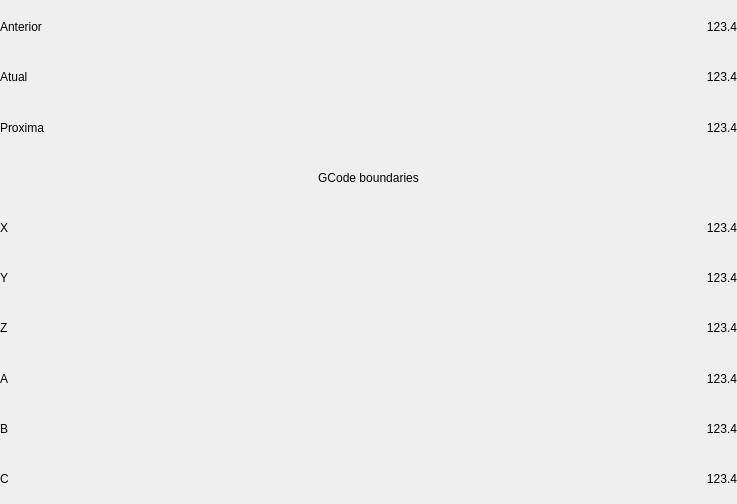
         <widget class="QWidget" name="scrollAreaWidgetContents">
          <property name="geometry">
           <rect>
            <x>0</x>
            <y>-136</y>
            <width>737</width>
            <height>504</height>
           </rect>
          </property>
          <layout class="QVBoxLayout" name="verticalLayout_3">
           <property name="spacing">
            <number>0</number>
           </property>
           <property name="leftMargin">
            <number>0</number>
           </property>
           <property name="topMargin">
            <number>2</number>
           </property>
           <property name="rightMargin">
            <number>0</number>
           </property>
           <property name="bottomMargin">
            <number>0</number>
           </property>
           <item>
            <layout class="QGridLayout" name="gridLayout" columnstretch="2,0">
             <property name="spacing">
              <number>0</number>
             </property>
             <item row="11" column="0">
              <widget class="QLabel" name="label_9">
               <property name="minimumSize">
                <size>
                 <width>0</width>
                 <height>50</height>
                </size>
               </property>
               <property name="text">
                <string>A</string>
               </property>
               <property name="PasswordLevel" stdset="0">
                <number>0</number>
               </property>
               <property name="Hide" stdset="0">
                <bool>true</bool>
               </property>
              </widget>
             </item>
             <item row="12" column="0">
              <widget class="QLabel" name="label_10">
               <property name="minimumSize">
                <size>
                 <width>0</width>
                 <height>50</height>
                </size>
               </property>
               <property name="text">
                <string>B</string>
               </property>
               <property name="PasswordLevel" stdset="0">
                <number>0</number>
               </property>
               <property name="Hide" stdset="0">
                <bool>true</bool>
               </property>
              </widget>
             </item>
             <item row="13" column="0">
              <widget class="QLabel" name="label_11">
               <property name="minimumSize">
                <size>
                 <width>0</width>
                 <height>50</height>
                </size>
               </property>
               <property name="text">
                <string>C</string>
               </property>
               <property name="PasswordLevel" stdset="0">
                <number>0</number>
               </property>
               <property name="Hide" stdset="0">
                <bool>true</bool>
               </property>
              </widget>
             </item>
             <item row="8" column="1">
              <widget class="QHmiLabel" name="qHmiLabel_4">
               <property name="styleSheet">
                <string notr="true"/>
               </property>
               <property name="text">
                <string>123.4</string>
               </property>
               <property name="alignment">
                <set>Qt::AlignRight|Qt::AlignTrailing|Qt::AlignVCenter</set>
               </property>
               <property name="fieldName">
                <cstring>RES1__POU_SLOW_CNC.S_GCODE_BOUNDARY_X</cstring>
               </property>
               <property name="fieldValue">
                <cstring>123.4</cstring>
               </property>
               <property name="decimalCount">
                <cstring>0</cstring>
               </property>
               <property name="PasswordLevel" stdset="0">
                <number>0</number>
               </property>
               <property name="Hide" stdset="0">
                <bool>true</bool>
               </property>
              </widget>
             </item>
             <item row="7" column="0" colspan="2">
              <widget class="QLabel" name="label_20">
               <property name="minimumSize">
                <size>
                 <width>0</width>
                 <height>50</height>
                </size>
               </property>
               <property name="text">
                <string>GCode boundaries</string>
               </property>
               <property name="alignment">
                <set>Qt::AlignCenter</set>
               </property>
               <property name="PasswordLevel" stdset="0">
                <number>0</number>
               </property>
               <property name="Hide" stdset="0">
                <bool>true</bool>
               </property>
              </widget>
             </item>
             <item row="2" column="0">
              <widget class="QLabel" name="label_22">
               <property name="minimumSize">
                <size>
                 <width>0</width>
                 <height>50</height>
                </size>
               </property>
               <property name="text">
                <string>Atual</string>
               </property>
               <property name="PasswordLevel" stdset="0">
                <number>0</number>
               </property>
               <property name="Hide" stdset="0">
                <bool>true</bool>
               </property>
              </widget>
             </item>
             <item row="9" column="0">
              <widget class="QLabel" name="label_3">
               <property name="minimumSize">
                <size>
                 <width>0</width>
                 <height>50</height>
                </size>
               </property>
               <property name="text">
                <string>Y</string>
               </property>
               <property name="PasswordLevel" stdset="0">
                <number>0</number>
               </property>
               <property name="Hide" stdset="0">
                <bool>true</bool>
               </property>
              </widget>
             </item>
             <item row="10" column="0">
              <widget class="QLabel" name="label_8">
               <property name="minimumSize">
                <size>
                 <width>0</width>
                 <height>50</height>
                </size>
               </property>
               <property name="text">
                <string>Z</string>
               </property>
               <property name="PasswordLevel" stdset="0">
                <number>0</number>
               </property>
               <property name="Hide" stdset="0">
                <bool>true</bool>
               </property>
              </widget>
             </item>
             <item row="12" column="1">
              <widget class="QHmiLabel" name="qHmiLabel_17">
               <property name="styleSheet">
                <string notr="true"/>
               </property>
               <property name="text">
                <string>123.4</string>
               </property>
               <property name="alignment">
                <set>Qt::AlignRight|Qt::AlignTrailing|Qt::AlignVCenter</set>
               </property>
               <property name="fieldName">
                <cstring>RES1__POU_SLOW_CNC.S_GCODE_BOUNDARY_B</cstring>
               </property>
               <property name="fieldValue">
                <cstring>123.4</cstring>
               </property>
               <property name="decimalCount">
                <cstring>0</cstring>
               </property>
               <property name="PasswordLevel" stdset="0">
                <number>0</number>
               </property>
               <property name="Hide" stdset="0">
                <bool>true</bool>
               </property>
              </widget>
             </item>
             <item row="11" column="1">
              <widget class="QHmiLabel" name="qHmiLabel_16">
               <property name="styleSheet">
                <string notr="true"/>
               </property>
               <property name="text">
                <string>123.4</string>
               </property>
               <property name="alignment">
                <set>Qt::AlignRight|Qt::AlignTrailing|Qt::AlignVCenter</set>
               </property>
               <property name="fieldName">
                <cstring>RES1__POU_SLOW_CNC.S_GCODE_BOUNDARY_A</cstring>
               </property>
               <property name="fieldValue">
                <cstring>123.4</cstring>
               </property>
               <property name="decimalCount">
                <cstring>0</cstring>
               </property>
               <property name="PasswordLevel" stdset="0">
                <number>0</number>
               </property>
               <property name="Hide" stdset="0">
                <bool>true</bool>
               </property>
              </widget>
             </item>
             <item row="10" column="1">
              <widget class="QHmiLabel" name="qHmiLabel_15">
               <property name="styleSheet">
                <string notr="true"/>
               </property>
               <property name="text">
                <string>123.4</string>
               </property>
               <property name="alignment">
                <set>Qt::AlignRight|Qt::AlignTrailing|Qt::AlignVCenter</set>
               </property>
               <property name="fieldName">
                <cstring>RES1__POU_SLOW_CNC.S_GCODE_BOUNDARY_Z</cstring>
               </property>
               <property name="fieldValue">
                <cstring>123.4</cstring>
               </property>
               <property name="decimalCount">
                <cstring>0</cstring>
               </property>
               <property name="PasswordLevel" stdset="0">
                <number>0</number>
               </property>
               <property name="Hide" stdset="0">
                <bool>true</bool>
               </property>
              </widget>
             </item>
             <item row="9" column="1">
              <widget class="QHmiLabel" name="qHmiLabel_14">
               <property name="styleSheet">
                <string notr="true"/>
               </property>
               <property name="text">
                <string>123.4</string>
               </property>
               <property name="alignment">
                <set>Qt::AlignRight|Qt::AlignTrailing|Qt::AlignVCenter</set>
               </property>
               <property name="fieldName">
                <cstring>RES1__POU_SLOW_CNC.S_GCODE_BOUNDARY_Y</cstring>
               </property>
               <property name="fieldValue">
                <cstring>123.4</cstring>
               </property>
               <property name="decimalCount">
                <cstring>0</cstring>
               </property>
               <property name="PasswordLevel" stdset="0">
                <number>0</number>
               </property>
               <property name="Hide" stdset="0">
                <bool>true</bool>
               </property>
              </widget>
             </item>
             <item row="13" column="1">
              <widget class="QHmiLabel" name="qHmiLabel_18">
               <property name="styleSheet">
                <string notr="true"/>
               </property>
               <property name="text">
                <string>123.4</string>
               </property>
               <property name="alignment">
                <set>Qt::AlignRight|Qt::AlignTrailing|Qt::AlignVCenter</set>
               </property>
               <property name="fieldName">
                <cstring>RES1__POU_SLOW_CNC.S_GCODE_BOUNDARY_C</cstring>
               </property>
               <property name="fieldValue">
                <cstring>123.4</cstring>
               </property>
               <property name="decimalCount">
                <cstring>0</cstring>
               </property>
               <property name="PasswordLevel" stdset="0">
                <number>0</number>
               </property>
               <property name="Hide" stdset="0">
                <bool>true</bool>
               </property>
              </widget>
             </item>
             <item row="8" column="0">
              <widget class="QLabel" name="label_2">
               <property name="minimumSize">
                <size>
                 <width>0</width>
                 <height>50</height>
                </size>
               </property>
               <property name="text">
                <string>X</string>
               </property>
               <property name="PasswordLevel" stdset="0">
                <number>0</number>
               </property>
               <property name="Hide" stdset="0">
                <bool>true</bool>
               </property>
              </widget>
             </item>
             <item row="3" column="0">
              <widget class="QLabel" name="label_23">
               <property name="minimumSize">
                <size>
                 <width>0</width>
                 <height>50</height>
                </size>
               </property>
               <property name="text">
                <string>Proxima</string>
               </property>
               <property name="PasswordLevel" stdset="0">
                <number>0</number>
               </property>
               <property name="Hide" stdset="0">
                <bool>true</bool>
               </property>
              </widget>
             </item>
             <item row="1" column="0">
              <widget class="QLabel" name="label_21">
               <property name="minimumSize">
                <size>
                 <width>0</width>
                 <height>50</height>
                </size>
               </property>
               <property name="text">
                <string>Anterior</string>
               </property>
               <property name="PasswordLevel" stdset="0">
                <number>0</number>
               </property>
               <property name="Hide" stdset="0">
                <bool>true</bool>
               </property>
              </widget>
             </item>
             <item row="1" column="1">
              <widget class="QHmiLabel" name="qHmiLabel_31">
               <property name="styleSheet">
                <string notr="true"/>
               </property>
               <property name="text">
                <string>123.4</string>
               </property>
               <property name="alignment">
                <set>Qt::AlignRight|Qt::AlignTrailing|Qt::AlignVCenter</set>
               </property>
               <property name="fieldName">
                <cstring>RES1__POU_SLOW_CNC.S_CNC_LINE_1</cstring>
               </property>
               <property name="fieldValue">
                <cstring>123.4</cstring>
               </property>
               <property name="decimalCount">
                <cstring>0</cstring>
               </property>
               <property name="PasswordLevel" stdset="0">
                <number>0</number>
               </property>
               <property name="Hide" stdset="0">
                <bool>true</bool>
               </property>
              </widget>
             </item>
             <item row="2" column="1">
              <widget class="QHmiLabel" name="qHmiLabel_32">
               <property name="styleSheet">
                <string notr="true"/>
               </property>
               <property name="text">
                <string>123.4</string>
               </property>
               <property name="alignment">
                <set>Qt::AlignRight|Qt::AlignTrailing|Qt::AlignVCenter</set>
               </property>
               <property name="fieldName">
                <cstring>RES1__POU_SLOW_CNC.S_CNC_LINE_2</cstring>
               </property>
               <property name="fieldValue">
                <cstring>123.4</cstring>
               </property>
               <property name="decimalCount">
                <cstring>0</cstring>
               </property>
               <property name="PasswordLevel" stdset="0">
                <number>0</number>
               </property>
               <property name="Hide" stdset="0">
                <bool>true</bool>
               </property>
              </widget>
             </item>
             <item row="3" column="1">
              <widget class="QHmiLabel" name="qHmiLabel_33">
               <property name="styleSheet">
                <string notr="true"/>
               </property>
               <property name="text">
                <string>123.4</string>
               </property>
               <property name="alignment">
                <set>Qt::AlignRight|Qt::AlignTrailing|Qt::AlignVCenter</set>
               </property>
               <property name="fieldName">
                <cstring>RES1__POU_SLOW_CNC.S_CNC_LINE_3</cstring>
               </property>
               <property name="fieldValue">
                <cstring>123.4</cstring>
               </property>
               <property name="decimalCount">
                <cstring>0</cstring>
               </property>
               <property name="PasswordLevel" stdset="0">
                <number>0</number>
               </property>
               <property name="Hide" stdset="0">
                <bool>true</bool>
               </property>
              </widget>
             </item>
            </layout>
           </item>
          </layout>
         </widget>
